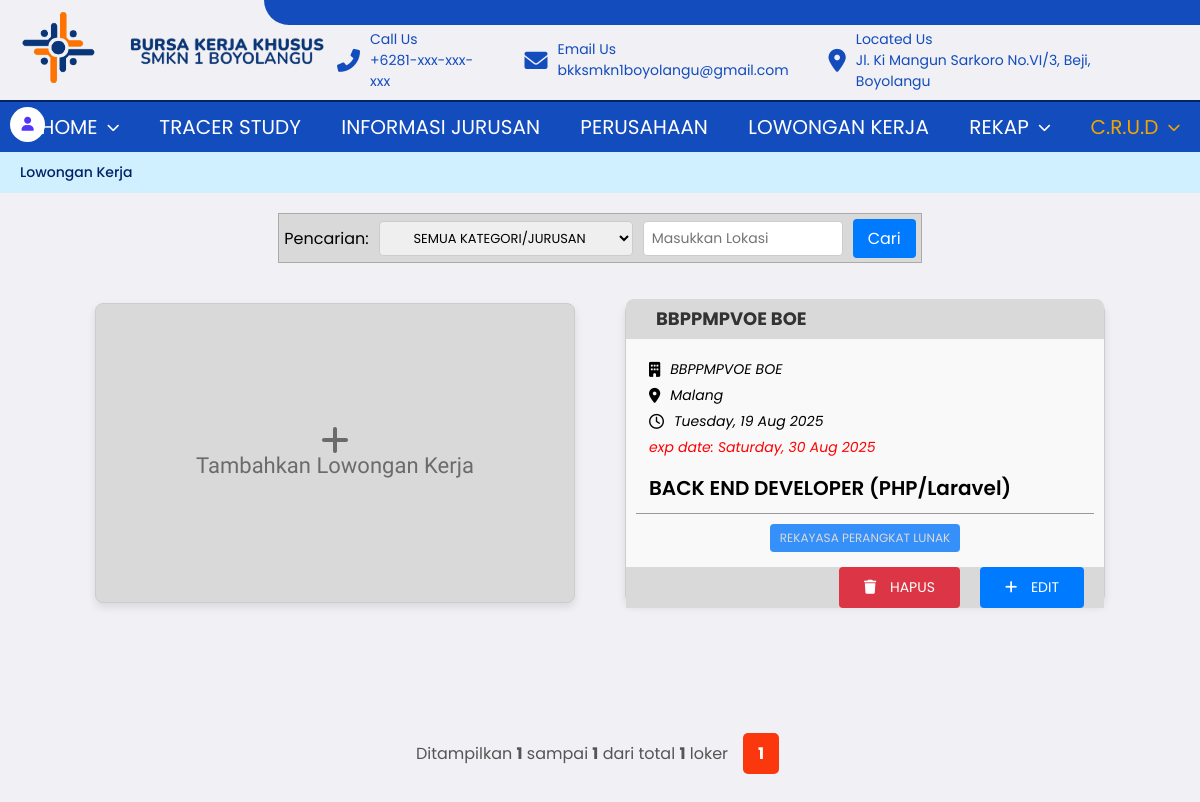
Page /BKK/CRUD/loker/loker.php (signed in) on the earlier database version.
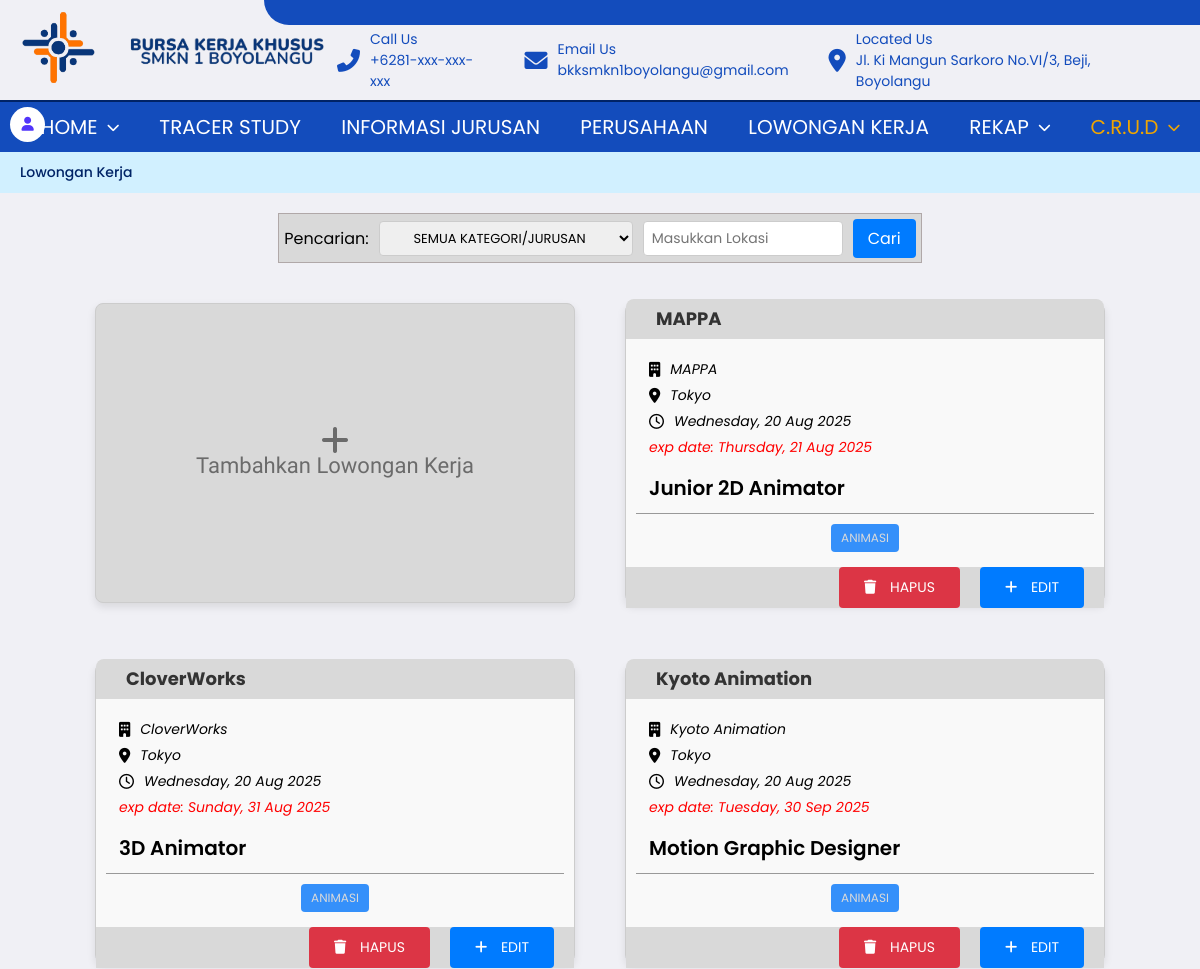
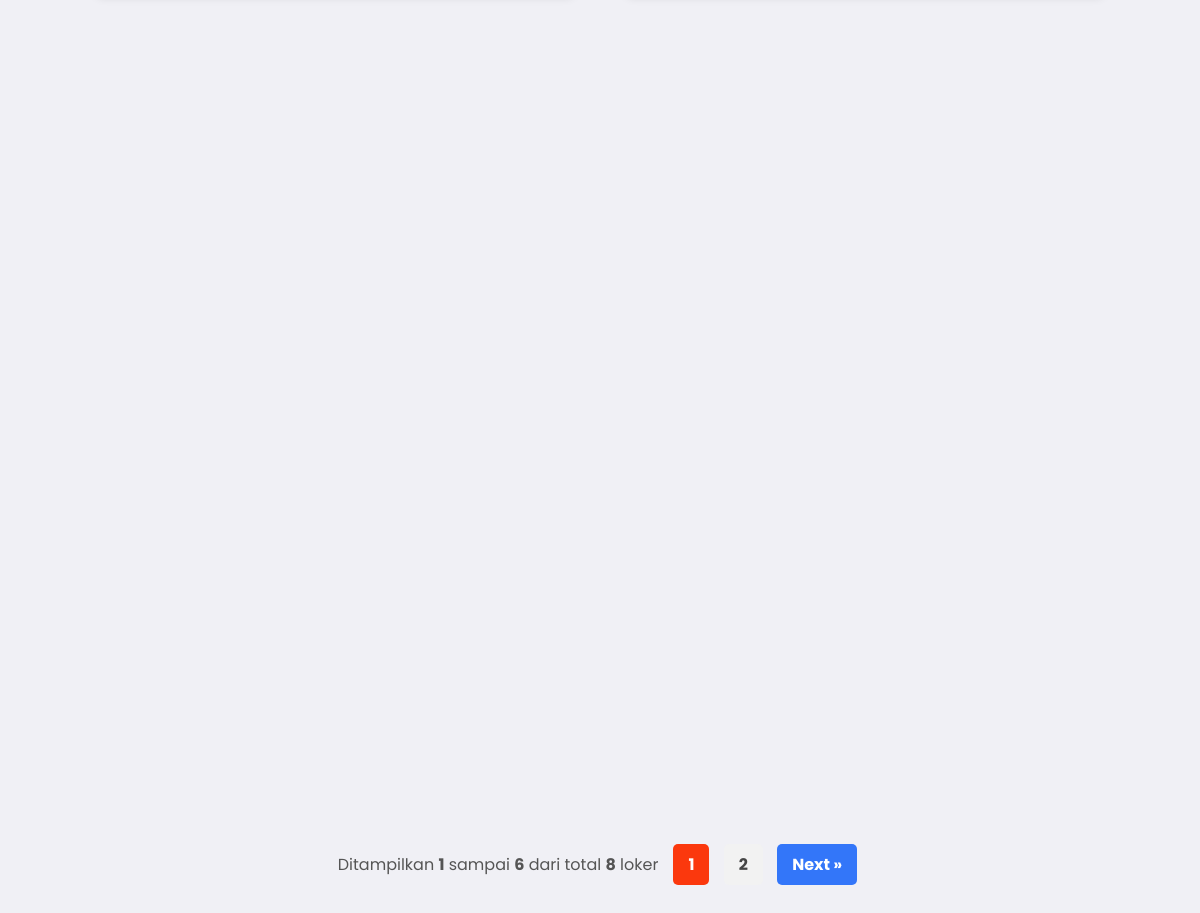
Same page on the later database version (2 pictures, top to bottom).
### tables this page shows
CREATE TABLE `lowker`  (
  `id_lowker` int NOT NULL AUTO_INCREMENT,
  `id_jurusan` int NOT NULL,
  `judul_lowker` varchar(255) NOT NULL,
  `deskripsi_lowker` text NOT NULL,
  `email` varchar(255) NOT NULL,
  `gaji` varchar(255) NULL DEFAULT NULL,
  `pendidikan` varchar(255) NULL DEFAULT NULL,
  `tipe_pekerjaan` varchar(255) NULL DEFAULT NULL,
  `tgl_ditutup` date NULL DEFAULT NULL,
  `tgl_posting` date NULL DEFAULT NULL,
  `keahlian` text NULL,
  `waktu_bekerja` varchar(255) NULL DEFAULT NULL,
  `kualifikasi` text NULL,
  `tunjangan` text NULL,
  `id_perusahaan` int NULL DEFAULT NULL,
  `lokasi` varchar(255) NULL DEFAULT NULL,
  `jumlah_pelamar` int NULL DEFAULT NULL,
  PRIMARY KEY (`id_lowker`, `id_jurusan`) USING BTREE,
  INDEX `id_perusahaan`(`id_perusahaan` ASC) USING BTREE,
  INDEX `id_lowker`(`id_lowker` ASC) USING BTREE,
  INDEX `jurusan`(`id_jurusan` ASC) USING BTREE,
  CONSTRAINT `jurusan` FOREIGN KEY (`id_jurusan`) REFERENCES `jurusan` (`id_jurusan`) ON DELETE RESTRICT ON UPDATE RESTRICT,
  CONSTRAINT `perusahaan` FOREIGN KEY (`id_perusahaan`) REFERENCES `perusahaan` (`id_perusahaan`) ON DELETE RESTRICT ON UPDATE RESTRICT
);

CREATE TABLE `perusahaan`  (
  `id_perusahaan` int NOT NULL AUTO_INCREMENT,
  `nama` varchar(100) NULL DEFAULT NULL,
  `alamat` text NULL,
  `kota` varchar(50) NULL DEFAULT NULL,
  `deskripsi_perusahaan` text NULL,
  `kontak` varchar(15) NULL DEFAULT NULL,
  `email` varchar(100) NULL DEFAULT NULL,
  `logo` longblob NULL,
  `gambar` varchar(255) NULL DEFAULT NULL,
  `standar` enum('umkm','mou','startup','perseroan') NOT NULL,
  `kategori` enum('lokal','provinsi','nasional','internasional') NOT NULL,
  `kerja_sama` text NOT NULL,
  PRIMARY KEY (`id_perusahaan`) USING BTREE
);

CREATE TABLE `jurusan`  (
  `id_jurusan` int NOT NULL AUTO_INCREMENT,
  `jurusan` varchar(100) NULL DEFAULT NULL,
  PRIMARY KEY (`id_jurusan`) USING BTREE
);

### BKK/CRUD/loker/loker.php (the view, shortened to what the changed rows need)
<?php
require_once __DIR__ . '/../../config/helpers.php';
$jurusan_filter = isset($_GET['jurusan']) ? trim($_GET['jurusan']) : '';
$lokasi_filter = isset($_GET['lokasi']) ? trim($_GET['lokasi']) : '';
$limit = 6;
$page = isset($_GET['page']) && is_numeric($_GET['page']) ? (int)$_GET['page'] : 1;
$offset = ($page - 1) * $limit;
$where = "WHERE 1";
$params = [];
$count_stmt = $koneksi->prepare("
    SELECT COUNT(*) AS total
    FROM lowker
    JOIN perusahaan ON lowker.id_perusahaan = perusahaan.id_perusahaan
    JOIN jurusan ON lowker.id_jurusan = jurusan.id_jurusan
    $where
");
$count_stmt->execute();
$total_result = $count_stmt->get_result();
$total_row = $total_result->fetch_assoc();
$total_pages = ceil($total_row['total'] / $limit);
$sql = "
    SELECT lowker.*,
           perusahaan.nama AS nama_perusahaan,
           jurusan.jurusan AS nama_jurusan
    FROM lowker
    JOIN perusahaan ON lowker.id_perusahaan = perusahaan.id_perusahaan
    JOIN jurusan ON lowker.id_jurusan = jurusan.id_jurusan
    $where
    ORDER BY lowker.tgl_posting DESC
    LIMIT ? OFFSET ?
";
$stmt = $koneksi->prepare($sql);
$types = str_repeat('s', count($params)) . 'ii';
$params[] = $limit;
$params[] = $offset;
$stmt->bind_param($types, ...$params);
$stmt->execute();
$result = $stmt->get_result();
?>
<!DOCTYPE html>
<html lang="en">
<head>
  <link rel="stylesheet" href="../../navbar/navbar.css?v=<?php echo time(); ?>">
  <link rel="stylesheet" href="loker.css?v=<?php echo time(); ?>">
  <link href="https://cdnjs.cloudflare.com/ajax/libs/font-awesome/6.0.0-beta3/css/all.min.css" rel="stylesheet">
</head>
<body>
  <div class="container">
    <div class="job-list">
      <?php
      if ($result->num_rows > 0):
        while ($row = $result->fetch_assoc()):
          $perusahaan = htmlspecialchars($row['nama_perusahaan']);
          $jurusan = htmlspecialchars($row['nama_jurusan']);
          $lokasi = htmlspecialchars($row['lokasi']);
          $tgl_post = date('l, d M Y', strtotime($row['tgl_posting']));
          $tgl_exp = date('l, d M Y', strtotime($row['tgl_ditutup']));
      ?>
          <div class="job-card">
            <div class="job-header">
              <h3><?= $perusahaan ?></h3>
            </div>
            <div class="job-detail">
              <ul>
                <li><i class="fa-solid fa-building"></i><?= $perusahaan ?></li>
                <li><i class="fa-solid fa-location-dot"></i><?= $lokasi ?></li>
                <li><i class="fa-regular fa-clock"></i><?= $tgl_post ?></li>
                <li style="color: red;">exp date: <?= $tgl_exp ?></li>
              </ul>
              <p class="job-role"><?= htmlspecialchars($row['judul_lowker']) ?></p>
              <div class="line"></div>
              <div class="job-tags">
                <p><?= $jurusan ?></p>
              </div>
            </div>
            <div class="job-footer">
              <a href="loker-hapus.php?id=<?= $row['id_lowker'] ?>" onclick="return confirm('Yakin ingin menghapus lowongan ini?');">
                <button class="delete-button"><i class="fas fa-trash"></i> HAPUS</button>
              </a>
              <a href="loker-edit.php?id=<?= $row['id_lowker'] ?>">
                <button class="edit-button"><i class="fas fa-plus"></i> EDIT</button>
              </a>
            </div>
          </div>
        <?php endwhile; ?>
      <?php else: ?>
        <p class="no-data" style="text-align:center; font-weight:bold; color:#666;">Tidak ada lowongan kerja yang tersedia.</p>
      <?php endif; ?>
    </div>
    <?php
    $start = $offset + 1;
    $end = $offset + $result->num_rows;
    $total = $total_row['total'];
    ?>
    <div class="pagination-container">
      <div class="pagination-info">
        <p>
          Ditampilkan <strong><?= $start ?></strong> sampai <strong><?= $end ?></strong>
          dari total <strong><?= $total ?></strong> loker
        </p>
      </div>
      <div class="pagination">
        <?php for ($i = 1; $i <= $total_pages; $i++): ?>
          <a href="?page=<?= $i ?>&jurusan=<?= urlencode($jurusan_filter) ?>&lokasi=<?= urlencode($lokasi_filter) ?>"
            class="<?= ($i == $page) ? 'active' : '' ?>">
            <?= $i ?>
          </a>
        <?php endfor; ?>
        <?php if ($page < $total_pages): ?>
          <a class="navigate"
            href="?page=<?= $page + 1 ?>&jurusan=<?= urlencode($jurusan_filter) ?>&lokasi=<?= urlencode($lokasi_filter) ?>">
            Next &raquo;
          </a>
        <?php endif; ?>
      </div>
    </div>
  </div>
</body>
</html>

Differences in the rows shown:
no longer on this page (row unchanged): lowker: id_perusahaan.nama "BBPPMPVOE BOE", lokasi "Malang", tgl_posting "Tuesday, 19 Aug 2025", tgl_ditutup "Saturday, 30 Aug 2025", judul_lowker "BACK END DEVELOPER (PHP/Laravel)", id_jurusan.jurusan "REKAYASA PERANGKAT LUNAK"
added lowker: id_perusahaan.nama "MAPPA", lokasi "Tokyo", tgl_posting "Wednesday, 20 Aug 2025", tgl_ditutup "Thursday, 21 Aug 2025", judul_lowker "Junior 2D Animator", id_jurusan.jurusan "ANIMASI"
added lowker: id_perusahaan.nama "CloverWorks", lokasi "Tokyo", tgl_posting "Wednesday, 20 Aug 2025", tgl_ditutup "Sunday, 31 Aug 2025", judul_lowker "3D Animator", id_jurusan.jurusan "ANIMASI"
added lowker: id_perusahaan.nama "Kyoto Animation", lokasi "Tokyo", tgl_posting "Wednesday, 20 Aug 2025", tgl_ditutup "Tuesday, 30 Sep 2025", judul_lowker "Motion Graphic Designer", id_jurusan.jurusan "ANIMASI"
Other differences:
$end: "1" → "6"
$total: "1" → "8"
new list line: "2"
text now shown: "Next »"
